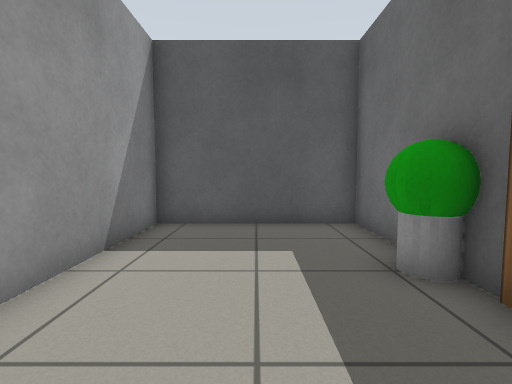
view 1 (above)

12 first-person views from a walk through a Gazebo world. The camera is 0.72 m above the floor, tilts 4° down and sees 85° across. The lines on the ground mark 1 m squares. The floor is counted in squares, 0.5 m on a side. Each view is taken from the middle of a square. On the plan, view 1 faces up. The plan holds only what a view shows up to about 14 squares ahead; the rest is blank. The place goes on beyond the plan. Gazebo's built-in surfaces are drawn with simple patterns.

view 2
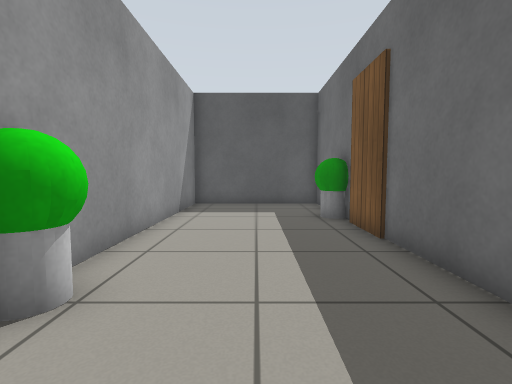

view 3
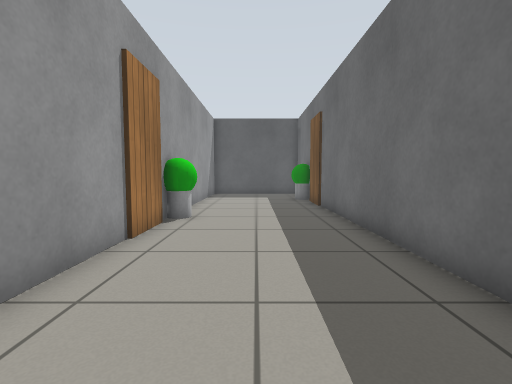

view 4
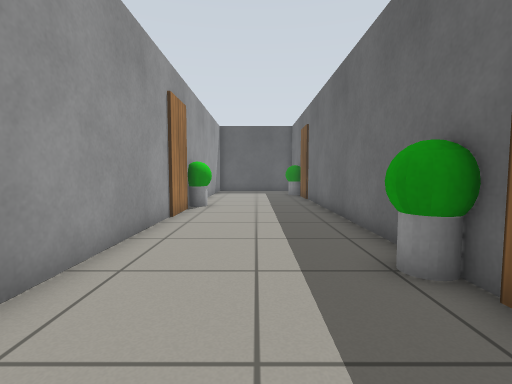

view 5
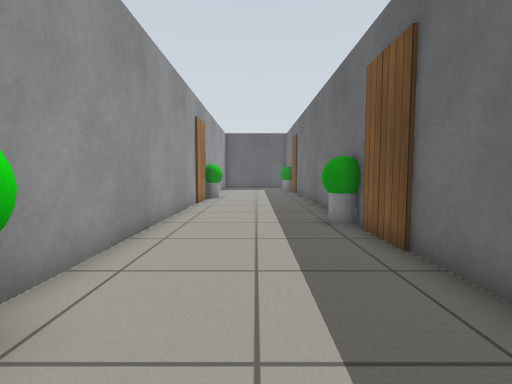

view 6
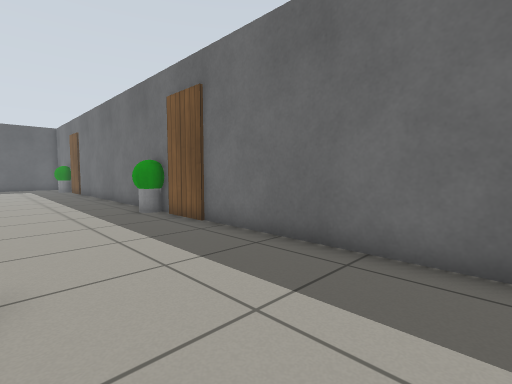

view 7
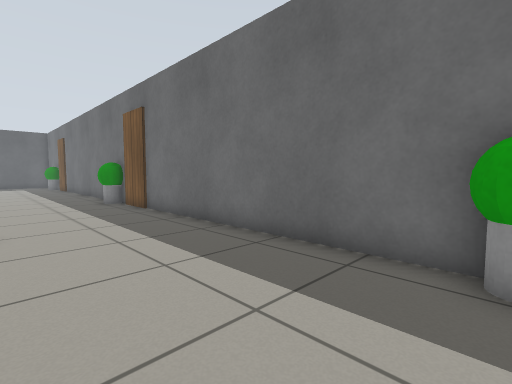

view 8
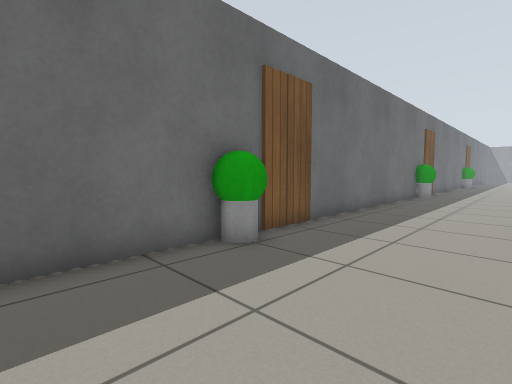

view 9
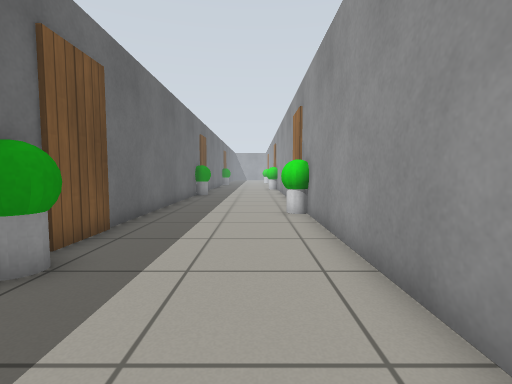

view 10
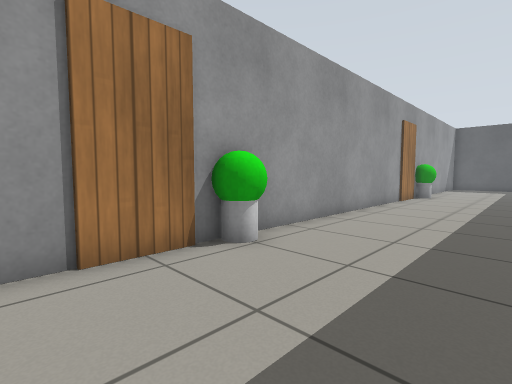

view 11
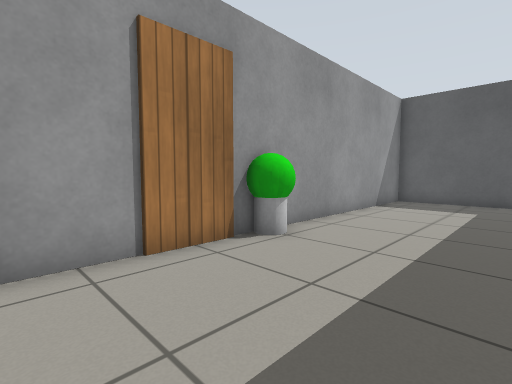

view 12
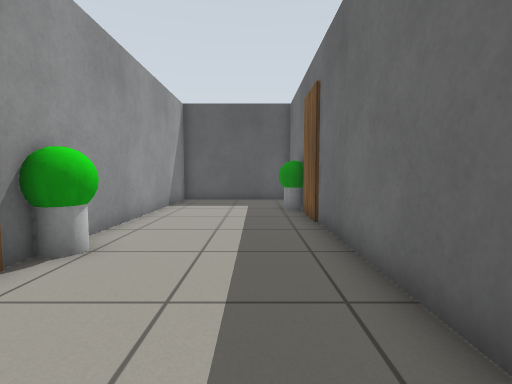

### Floor plan
Key: @ floor where view 1 was taken; # wall or solid block; . floor; P plant; L door leaf.
Columns run from 3 left of view 1 to 3 right of it. Each row starts with its distance up from view 1.
  8 #######
  7 #.....#
  6 #.....#
  5 #.....#
  4 #....PP
  3 #.....#
  2 #.....L
  1 #.....#
  0 #..@..#
 -1 #.....#
 -2 PP....#
 -3 #.....#
 -4 L.....#
 -5 #.....#
 -6 #.....#
 -7 #.....#
 -8 #.....#
 -9 #.....#
-10 #....PP
-11 #.....#
-12 #.....L
-13 #.....#
-14 #.....#
-15 #.....#
-16 PP....#
-17 #.....#
-18 L.....#
-19 #.....#
-20 #.....#
-21 #.....#
-22 #.....#
-23 #.....#
-24 #....PP
-25 #.....#
-26 #.....L
-27 #.....#
-28 #.....#
-29 #.....#
-30 PP....#
-31 #.....#
-32 L.....#
-33 #.....#
-34 #.....#
-35   ....#
-36   ....
-37   ...

Where each view was taken, in squares from view 1:
view 1: 0 up, 0 right, facing up
view 2: 5 down, 0 right, facing up
view 3: 11 down, 0 right, facing up
view 4: 14 down, 0 right, facing up
view 5: 18 down, 0 right, facing up
view 6: 20 down, 2 left, facing up-right
view 7: 24 down, 2 left, facing up-right
view 8: 20 down, 2 left, facing down-right
view 9: 20 down, 1 left, facing down
view 10: 20 down, 2 right, facing up-left
view 11: 7 down, 2 right, facing up-left
view 12: 7 down, 1 right, facing up
